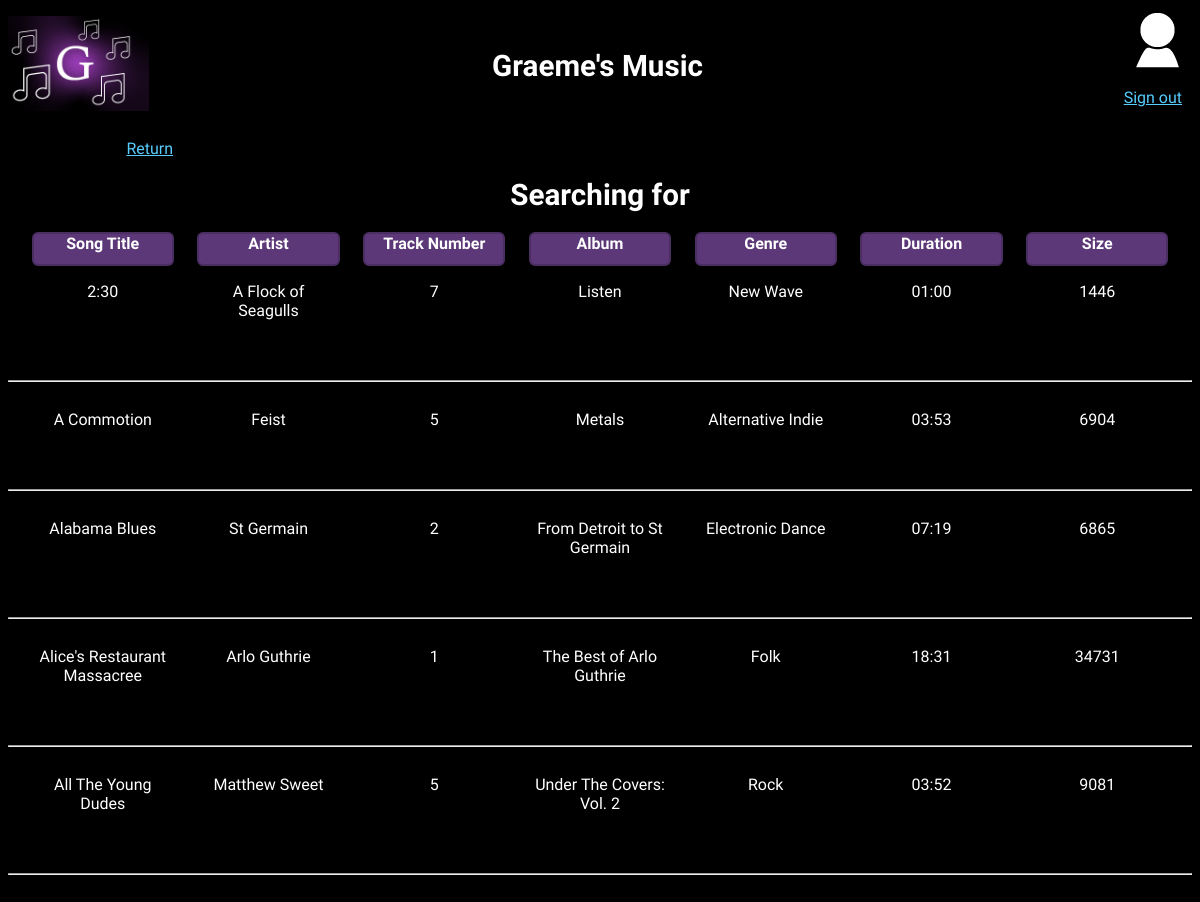
/search.php (signed in), run on the app's committed database.
### tables this page shows
CREATE TABLE `graeme_music_main` (
  `song_id` smallint unsigned NOT NULL AUTO_INCREMENT,
  `file_name` varchar(90) NOT NULL,
  `title` varchar(90) NOT NULL,
  `track_number` tinyint unsigned NOT NULL,
  `duration` char(5) NOT NULL,
  `size` int unsigned NOT NULL,
  `album_id` smallint unsigned NOT NULL,
  PRIMARY KEY (`song_id`),
  KEY `song_id` (`song_id`),
  KEY `album_id` (`album_id`),
  CONSTRAINT `graeme_music_main_ibfk_1` FOREIGN KEY (`album_id`) REFERENCES `graeme_music_album` (`album_id`) ON DELETE CASCADE ON UPDATE CASCADE
);

CREATE TABLE `graeme_music_artist` (
  `artist_id` smallint unsigned NOT NULL AUTO_INCREMENT,
  `artist` varchar(35) NOT NULL,
  PRIMARY KEY (`artist_id`),
  KEY `artist_id` (`artist_id`)
);

CREATE TABLE `graeme_music_album` (
  `album_id` smallint unsigned NOT NULL AUTO_INCREMENT,
  `album` varchar(60) NOT NULL,
  PRIMARY KEY (`album_id`),
  KEY `album_id` (`album_id`)
);

CREATE TABLE `graeme_music_genre` (
  `genre_id` smallint unsigned NOT NULL AUTO_INCREMENT,
  `genre` varchar(30) NOT NULL,
  PRIMARY KEY (`genre_id`),
  KEY `genre_id` (`genre_id`)
);

### search.php (the view, shortened to what this page needs)
<?php
if(!isset($_SESSION['login_user'])) {
	header("location:login.php");
} else{
	$search = $_SESSION['search'];
}
?>
<!DOCTYPE html>
<html lang="en">
	<head>
		<link rel="stylesheet" href="css/style.css">
	</head>
	<body>
		<div class="header">
			<div class="logo">
				<a href="index.php"><img src="images/graeme_music_logo_v2.png" alt="Goes to main page"></a>
			</div>
			<div class="header_text">
				<h1>Graeme's Music</h1>
			</div>
			<div class="user_info">
				<img src="images/graeme_user_icon_v2.png" alt="User Info">
				<p><a href="sign_out.php">Sign out</a></p>
			</div>
		</div>
		<div class="search_container">
			<p class="return_link"><a href="index.php">Return</a></p>
			<h1>Searching for <?php echo $search; ?></h1>
			<div class="field_headings_desktop">
				<div class="heading_box"><h3>Song Title</h3></div>
				<div class="heading_box"><h3>Artist</h3></div>
				<div class="heading_box"><h3>Track Number</h3></div>
				<div class="heading_box"><h3>Album</h3></div>
				<div class="heading_box"><h3>Genre</h3></div>
				<div class="heading_box"><h3>Duration</h3></div>
				<div class="heading_box"><h3>Size</h3></div>
			</div>
			<?php
			require "13CSI_Graeme_Music_Assessment_mysqli.php";
			$query = "SELECT m.song_id, m.file_name, m.title, m.track_number, m.duration, m.size, al.album, ar.artist, g.genre
			FROM graeme_music_main AS m
			JOIN graeme_music_album AS al ON m.album_id = al.album_id
			JOIN graeme_music_main_to_artist AS mta ON m.song_id = mta.song_id
			JOIN graeme_music_artist AS ar ON mta.artist_id = ar.artist_id
			JOIN graeme_music_main_to_genre AS mtg ON m.song_id = mtg.song_id
			JOIN graeme_music_genre AS g ON mtg.genre_id = g.genre_id
			WHERE m.title LIKE '%$search%'";
			$result = mysqli_query($conn,$query);
			while($output=mysqli_fetch_array($result)) {
			?>
			<div class="field_data_desktop">
				<div class="data_box"><p><?php echo $output['title'];?></p></div>
				<div class="data_box"><p><?php echo $output['artist'];?></p></div>
				<div class="data_box"><p><?php echo $output['track_number'];?></p></div>
				<div class="data_box"><p><?php echo $output['album'];?></p></div>
				<div class="data_box"><p><?php echo $output['genre'];?></p></div>
				<div class="data_box"><p><?php echo $output['duration'];?></p></div>
				<div class="data_box"><p><?php echo $output['size'];?></p></div>
			</div>
			<br>
			<br>
			<hr>
			<?php
			}
			?>
		</div>
	</body>
</html>

### css/style.css (style rules this page uses)
p { color: #fff; padding-left: 5px; padding-right: 5px; font-size: 1em; font-family: "Nanum Gothic", sans-serif; font-weight: 400; font-style: normal; }
h1 { color: #fff; text-align: center; font-size: 1.85em; font-family: "REM", sans-serif; font-weight: bold; font-style: normal; }
h3 { color: #fff; text-align: center; margin: 0 auto; font-size: 1em; font-family: "REM", sans-serif; font-weight: bold; font-style: normal; }
.return_link { padding-left: 10%; }
a:link { color: #57cdff; }
body { background: #000; }
.header { width: 100%; height: 100%; max-height: 200px; position: relative; display: flex; flex-flow: row nowrap; justify-content: start; align-items: center; background: #000; overflow: hidden; }
.logo { flex: 20%; }
.logo img { max-width: clamp(100px, 60%, 300px); height: auto; }
.header_text { flex: 60%; text-align: center; }
.user_info { flex: 20%; float: right; text-align: right; padding-right: 5px; }
.playlist_container, .search_container { max-height: 760px; height: 100%; overflow: scroll; overflow-x: hidden; }
.field_headings_desktop { display: none; }
@media only screen and (min-width: 801px) { .field_headings_desktop { width: 100%; display: grid; grid-gap: 2%; grid-template-columns: 12% 12% 12% 12% 12% 12% 12%; grid-template-rows: 26px; padding-bottom: 4px; justify-content: center; } }
.heading_box { border: 2px solid #4a2e61; border-radius: 6px; text-align: center; background-color: #5c3878; height: 30px; }
.field_data_desktop { display: none; }
@media only screen and (min-width: 801px) { .field_data_desktop { width: 100%; display: grid; grid-gap: 2%; grid-template-columns: 12% 12% 12% 12% 12% 12% 12%; grid-template-rows: auto; padding-top: 4px; justify-content: center; } }
.data_box { text-align: center; height: auto; }

### data on the page
graeme_music_main: title "2:30", graeme_music_artist.artist "A Flock of Seagulls", track_number "7", album.album "Listen", graeme_music_genre.genre "New Wave", duration "01:00", size "1446"
graeme_music_main: title "A Commotion", graeme_music_artist.artist "Feist", track_number "5", album.album "Metals", graeme_music_genre.genre "Alternative Indie", duration "03:53", size "6904"
graeme_music_main: title "Alabama Blues", graeme_music_artist.artist "St Germain", track_number "2", album.album "From Detroit to St Germain", graeme_music_genre.genre "Electronic Dance", duration "07:19", size "6865"
graeme_music_main: title "Alice's Restaurant Massacree", graeme_music_artist.artist "Arlo Guthrie", track_number "1", album.album "The Best of Arlo Guthrie", graeme_music_genre.genre "Folk", duration "18:31", size "34731"
graeme_music_main: title "All The Young Dudes", graeme_music_artist.artist "Matthew Sweet", track_number "5", album.album "Under The Covers: Vol. 2", graeme_music_genre.genre "Rock", duration "03:52", size "9081"
